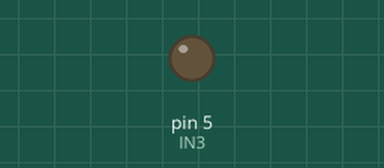
Simulated run of this sketch. Board: Arduino Uno, built with avr-gcc and run on an emulated ATmega328P. On the bench: output pins drawn as LEDs (lit = HIGH). What the sketch prints to the serial monitor is not drawn.

Above: at 1.0 s.
At 3.5 s:
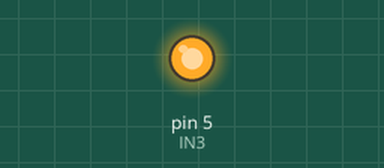
Timing chart, 0 to 6.5 s (numbered marks = the images above):
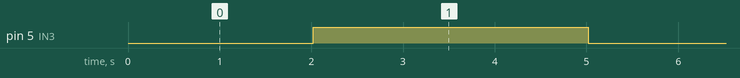

Measured:
- by itself, pin 5 (IN3): alternates HIGH for 3.0 s and LOW for 2.0 s

The sketch:

CWCCWRotation.ino
```cpp
#include <SoftwareSerial.h>

SoftwareSerial mySerial(10, 11); // RX, TX

int IN3 = 5;
int IN4 = 5;

void setup()
{
  // Open serial communications with computer and wait for port to open:
  Serial.begin(9600);

  // Print a message to the computer through the USB
  Serial.println("Hello Computer!");

  // Open serial communications with the other Arduino board
  mySerial.begin(9600);

  // Send a message to the other Arduino board
  mySerial.print("Hello other Arduino!");

  pinMode(IN3, OUTPUT);
  pinMode(IN4, OUTPUT);


}

void loop() // run over and over
{
//  clockwise
  digitalWrite(IN3, HIGH);
  digitalWrite(IN4, LOW);
  delay(2000);

  digitalWrite(IN3,HIGH);
  digitalWrite(IN4, HIGH);
  delay(500);
//  counterclockwise
  digitalWrite(IN3, LOW);
  digitalWrite(IN4, HIGH);
  delay(2000);

  digitalWrite(IN3, HIGH);
  digitalWrite(IN4, HIGH);
  delay(500);


}
```
